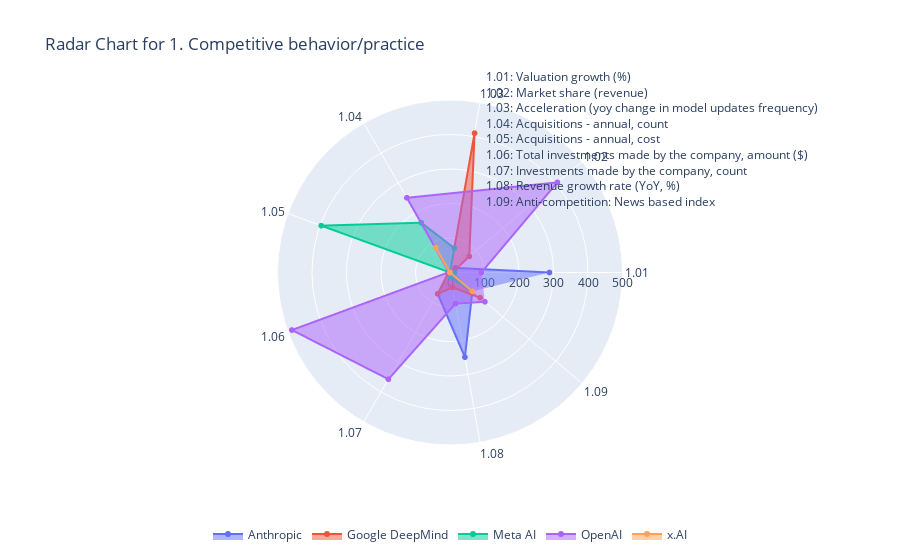
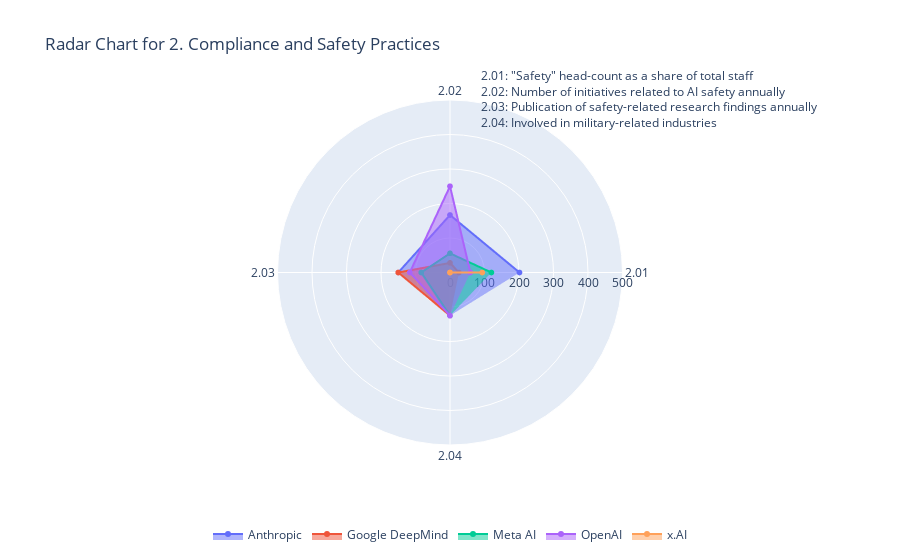
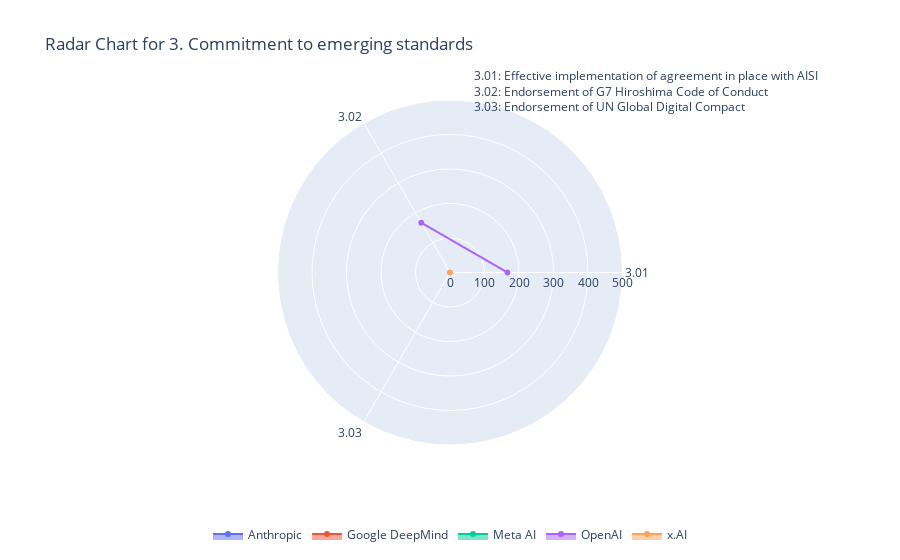
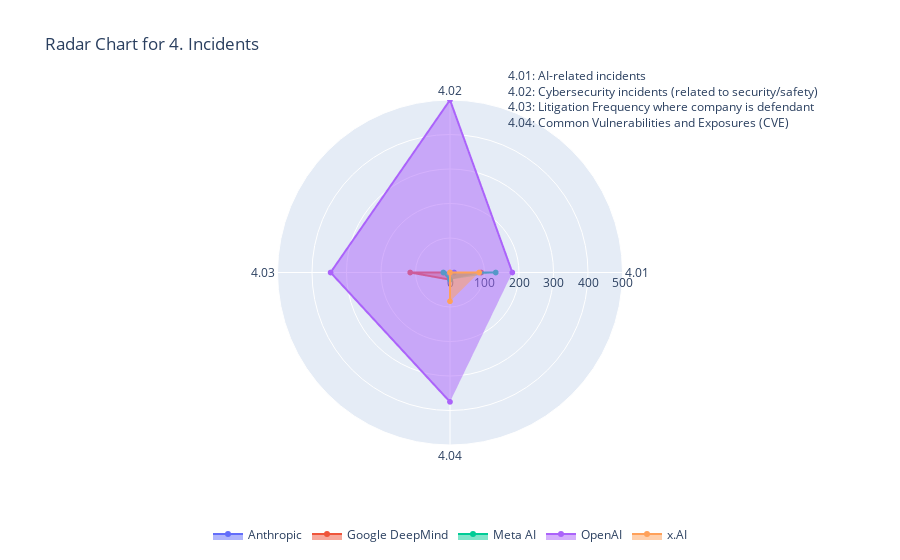

Source (notebook cell) for these figures, in order:
### Code cell
# Create a radar chart for each category
for category in categories:
    category_data = df[df['Risk Category'] == category]
    
    fig = go.Figure()
    
    # Add a trace for each company
    for company in companies:
        company_data = category_data[category_data['Company'] == company]
        fig.add_trace(go.Scatterpolargl(
            r=company_data['Standardized Value'],
            theta=company_data['Risk ID'],
            connectgaps=True,
            fill='toself',
            name=company
        ))

    # Update the layout to move the legend to the bottom
    fig.update_layout(
        legend=dict(
            orientation="h",
            yanchor="bottom",
            y=-0.3,
            xanchor="center",
            x=0.5
        )
    )
    
    # Add annotations for Risk ID and Risk Indicator
    annotations = []
    for risk_id, risk_indicator in zip(category_data['Risk ID'].unique(), category_data['Risk Indicator'].unique()):
        annotations.append(f"{risk_id}: {risk_indicator}")
    
    # Update the layout
    fig.update_layout(
        polar=dict(
            radialaxis=dict(
                visible=True,
                range=[0, 500]
            )),
        showlegend=True,
        title=f"Radar Chart for {category}",
        annotations=[dict(
            x=1.0,
            y=1.1,
            xref="paper",
            yref="paper",
            showarrow=False,
            text="<br>".join(annotations),
            align="left"
        )]
    )
    
    fig.show()

### Figure 1 — Plotly figure (JSON) as saved in the notebook; plotly's stock layout.template omitted (floating-point values rounded to 4 significant figures)
{"data": [{"connectgaps": true, "fill": "toself", "name": "Anthropic", "r": [288.2, 20.83, -46.28, 0, 0, 6.361, 71.43, 249.1, 84.65], "theta": ["1.01", "1.02", "1.03", "1.04", "1.05", "1.06", "1.07", "1.08", "1.09"], "type": "scatterpolargl"}, {"connectgaps": true, "fill": "toself", "name": "Google DeepMind", "r": [7.333, 72.91, 410.1, 0, 0, 6.043, 71.43, 43.96, 114.0], "theta": ["1.01", "1.02", "1.03", "1.04", "1.05", "1.06", "1.07", "1.08", "1.09"], "type": "scatterpolargl"}, {"connectgaps": true, "fill": "toself", "name": "Meta AI", "r": [13.6, 0.01042, 71.75, 166.7, 397.1, 0, 0, 15.35, 84.65], "theta": ["1.01", "1.02", "1.03", "1.04", "1.05", "1.06", "1.07", "1.08", "1.09"], "type": "scatterpolargl"}, {"connectgaps": true, "fill": "toself", "name": "OpenAI", "r": [90.86, 406.2, -35.63, 250, 2.899, 487.6, 357.1, 91.58, 132.1], "theta": ["1.01", "1.02", "1.03", "1.04", "1.05", "1.06", "1.07", "1.08", "1.09"], "type": "scatterpolargl"}, {"connectgaps": true, "fill": "toself", "name": "x.AI", "r": [null, 0.01042, null, 83.33, null, 0, 0, null, 84.65], "theta": ["1.01", "1.02", "1.03", "1.04", "1.05", "1.06", "1.07", "1.08", "1.09"], "type": "scatterpolargl"}], "layout": {"annotations": [{"align": "left", "showarrow": false, "text": "1.01: Valuation growth (%)<br>1.02: Market share (revenue)<br>1.03: Acceleration (yoy change in model updates frequency)<br>1.04: Acquisitions - annual, count<br>1.05: Acquisitions - annual, cost<br>1.06: Total investments made by the company, amount ($)<br>1.07: Investments made by the company, count<br>1.08: Revenue growth rate (YoY, %)<br>1.09: Anti-competition: News based index", "x": 1, "xref": "paper", "y": 1.1, "yref": "paper"}], "legend": {"orientation": "h", "x": 0.5, "xanchor": "center", "y": -0.3, "yanchor": "bottom"}, "polar": {"radialaxis": {"range": [0, 500], "visible": true}}, "showlegend": true, "title": {"text": "Radar Chart for 1. Competitive behavior/practice"}}}

### Figure 2 — Plotly figure (JSON) as saved in the notebook; plotly's stock layout.template omitted (floating-point values rounded to 4 significant figures)
{"data": [{"connectgaps": true, "fill": "toself", "name": "Anthropic", "r": [201.4, 166.7, 150, 125], "theta": ["2.01", "2.02", "2.03", "2.04"], "type": "scatterpolargl"}, {"connectgaps": true, "fill": "toself", "name": "Google DeepMind", "r": [26.06, 27.78, 150, 125], "theta": ["2.01", "2.02", "2.03", "2.04"], "type": "scatterpolargl"}, {"connectgaps": true, "fill": "toself", "name": "Meta AI", "r": [120.1, 55.56, 83.33, 125], "theta": ["2.01", "2.02", "2.03", "2.04"], "type": "scatterpolargl"}, {"connectgaps": true, "fill": "toself", "name": "OpenAI", "r": [59.1, 250, 116.7, 125], "theta": ["2.01", "2.02", "2.03", "2.04"], "type": "scatterpolargl"}, {"connectgaps": true, "fill": "toself", "name": "x.AI", "r": [93.37, 0, 0, 0], "theta": ["2.01", "2.02", "2.03", "2.04"], "type": "scatterpolargl"}], "layout": {"annotations": [{"align": "left", "showarrow": false, "text": "2.01: \"Safety\" head-count as a share of total staff<br>2.02: Number of initiatives related to AI safety annually<br>2.03: Publication of safety-related research findings annually<br>2.04: Involved in military-related industries", "x": 1, "xref": "paper", "y": 1.1, "yref": "paper"}], "legend": {"orientation": "h", "x": 0.5, "xanchor": "center", "y": -0.3, "yanchor": "bottom"}, "polar": {"radialaxis": {"range": [0, 500], "visible": true}}, "showlegend": true, "title": {"text": "Radar Chart for 2. Compliance and Safety Practices"}}}

### Figure 3 — Plotly figure (JSON) as saved in the notebook; plotly's stock layout.template omitted (floating-point values rounded to 4 significant figures)
{"data": [{"connectgaps": true, "fill": "toself", "name": "Anthropic", "r": [166.7, 166.7, null], "theta": ["3.01", "3.02", "3.03"], "type": "scatterpolargl"}, {"connectgaps": true, "fill": "toself", "name": "Google DeepMind", "r": [166.7, 166.7, null], "theta": ["3.01", "3.02", "3.03"], "type": "scatterpolargl"}, {"connectgaps": true, "fill": "toself", "name": "Meta AI", "r": [0, 0, null], "theta": ["3.01", "3.02", "3.03"], "type": "scatterpolargl"}, {"connectgaps": true, "fill": "toself", "name": "OpenAI", "r": [166.7, 166.7, null], "theta": ["3.01", "3.02", "3.03"], "type": "scatterpolargl"}, {"connectgaps": true, "fill": "toself", "name": "x.AI", "r": [0, 0, null], "theta": ["3.01", "3.02", "3.03"], "type": "scatterpolargl"}], "layout": {"annotations": [{"align": "left", "showarrow": false, "text": "3.01: Effective implementation of agreement in place with AISI<br>3.02: Endorsement of G7 Hiroshima Code of Conduct<br>3.03: Endorsement of UN Global Digital Compact", "x": 1, "xref": "paper", "y": 1.1, "yref": "paper"}], "legend": {"orientation": "h", "x": 0.5, "xanchor": "center", "y": -0.3, "yanchor": "bottom"}, "polar": {"radialaxis": {"range": [0, 500], "visible": true}}, "showlegend": true, "title": {"text": "Radar Chart for 3. Commitment to emerging standards"}}}

### Figure 4 — Plotly figure (JSON) as saved in the notebook; plotly's stock layout.template omitted (floating-point values rounded to 4 significant figures)
{"data": [{"connectgaps": true, "fill": "toself", "name": "Anthropic", "r": [12.05, 0, 19.23, 0], "theta": ["4.01", "4.02", "4.03", "4.04"], "type": "scatterpolargl"}, {"connectgaps": true, "fill": "toself", "name": "Google DeepMind", "r": [90.36, 0, 115.4, 20.83], "theta": ["4.01", "4.02", "4.03", "4.04"], "type": "scatterpolargl"}, {"connectgaps": true, "fill": "toself", "name": "Meta AI", "r": [132.5, 0, 19.23, 20.83], "theta": ["4.01", "4.02", "4.03", "4.04"], "type": "scatterpolargl"}, {"connectgaps": true, "fill": "toself", "name": "OpenAI", "r": [180.7, 500, 346.2, 375], "theta": ["4.01", "4.02", "4.03", "4.04"], "type": "scatterpolargl"}, {"connectgaps": true, "fill": "toself", "name": "x.AI", "r": [84.34, 0, 0, 83.33], "theta": ["4.01", "4.02", "4.03", "4.04"], "type": "scatterpolargl"}], "layout": {"annotations": [{"align": "left", "showarrow": false, "text": "4.01: AI-related incidents<br>4.02: Cybersecurity incidents (related to security/safety)<br>4.03: Litigation Frequency where company is defendant<br>4.04: Common Vulnerabilities and Exposures (CVE)", "x": 1, "xref": "paper", "y": 1.1, "yref": "paper"}], "legend": {"orientation": "h", "x": 0.5, "xanchor": "center", "y": -0.3, "yanchor": "bottom"}, "polar": {"radialaxis": {"range": [0, 500], "visible": true}}, "showlegend": true, "title": {"text": "Radar Chart for 4. Incidents"}}}
